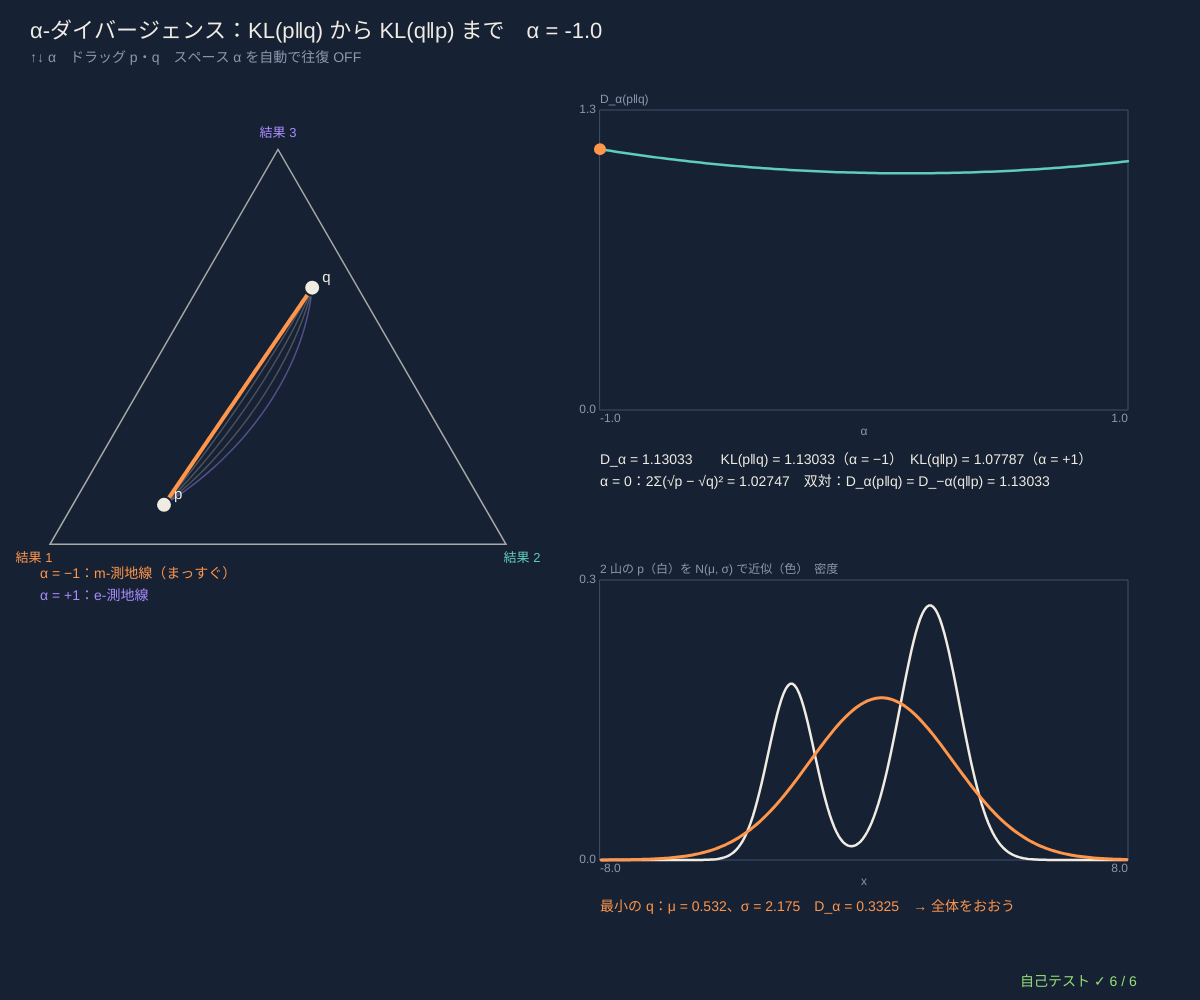
Frame 1 (no input)
Frame 60 (no input): identical to frame 1, image omitted
Frame 120 (the mouse pressed at the canvas centre since frame 60): identical to frame 1, image omitted

The p5.js sketch that drew this single still picture (run headless with seeded random() and noise() and a simulated clock; from frame 60 on, the mouse is pressed at the canvas centre):

// p5.js sketch
// ── sketch.js
// ============================================
// 11 α-ダイバージェンスの家族 ─ D_α(p‖q) = 4/(1−α²)·(1 − Σ p_i^((1−α)/2) q_i^((1+α)/2))
// α → −1 で KL(p‖q)、α → +1 で KL(q‖p)、α = 0 で 2Σ(√p − √q)²（ヘリンジャー距離の仲間、左右対称）
// α-測地線：u^((1−α)/2) の座標で混ぜて正規化。α = −1 は m-測地線、α = +1 は e-測地線、その間をなめらかに変わる
// 右下：2 山の分布 p を 1 山の正規分布 q で近似。α = −1（KL(p‖q)）は「ゼロを避ける」= 両方の山をおおう、α = +1（KL(q‖p)）は「ゼロを許す」= 片方の山だけ
// ↑↓ α / ドラッグ p・q（三角形）/ スペース α を自動で往復
// ============================================

const ALPHAS = [-1, -0.5, 0, 0.5, 1];    // ★ うすく描く α-測地線
const XN = 240, XLO = -8, XHI = 8;       // ★ 近似のための x の区切り
let alphaNow = -1, pA = [0.7, 0.2, 0.1], qA = [0.1, 0.25, 0.65], fr, grab = null, autoA = false, target = [], fit = null, fitAlpha = null, ta = 0;

function setup() { createCanvas(windowWidth, windowHeight); makeTarget(); selfTest(); layout(); }
function windowResized() { resizeCanvas(windowWidth, windowHeight); layout(); }
function layout() { let side = Math.min(width * 0.38, (height - 300) / 0.91); fr = simplexFrame(50 + side / 2, 130 + side * 0.62, side); }
function xAt(i) { return XLO + ((XHI - XLO) * (i + 0.5)) / XN; }
function makeTarget() { target = normP(Array.from({ length: XN }, (_, i) => 0.35 * gaussPdf(xAt(i), -2.2, 0.7) + 0.65 * gaussPdf(xAt(i), 2, 0.9) + 1e-12)); }   // ★ 2 山の分布
function gaussBins(m, s) { return normP(Array.from({ length: XN }, (_, i) => gaussPdf(xAt(i), m, s) + 1e-300)); }
// ★ q = N(μ, σ) の中で D_α(p‖q) が最小のものを探す：粗い格子 → 細かく（パターン探索）
function fitGauss(a) {
  let obj = (m, s) => alphaDiv(target, gaussBins(m, s), a), best = [0, 1], bv = Infinity;
  for (let i = 0; i <= 40; i++) for (let j = 0; j <= 30; j++) { let m = -4 + (8 * i) / 40, s = 0.3 + (3.7 * j) / 30, v = obj(m, s); if (v < bv) { bv = v; best = [m, s]; } }
  let h = 0.2;
  while (h > 1e-5) {
    let moved = false;
    for (let [dm, ds] of [[h, 0], [-h, 0], [0, h], [0, -h]]) { let m = best[0] + dm, s = Math.max(0.05, best[1] + ds), v = obj(m, s); if (v < bv - 1e-15) { bv = v; best = [m, s]; moved = true; } }
    if (!moved) h /= 2;
  }
  return { m: best[0], s: best[1], v: bv };
}

function draw() {
  background(...BG);
  if (autoA) { ta += 0.006; alphaNow = Math.round(-Math.cos(ta) * 10) / 10; }
  hudTitle('α-ダイバージェンス：KL(p‖q) から KL(q‖p) まで　α = ' + fmtN(alphaNow, 1), '↑↓ α　ドラッグ p・q　スペース α を自動で往復 ' + (autoA ? 'ON' : 'OFF'));
  // ---- 左：三角形と α-測地線
  drawSimplexFrame(fr);
  for (let a of ALPHAS) { let ps = []; for (let k = 0; k <= 50; k++) ps.push(mixAlpha(pA, qA, k / 50, a)); simplexPath(fr, ps, a === -1 ? [...ORANGE, 110] : a === 1 ? [...VIOLET, 110] : [...INK, 60], 1.5); }
  let cur = []; for (let k = 0; k <= 60; k++) cur.push(mixAlpha(pA, qA, k / 60, alphaNow));
  let t = (alphaNow + 1) / 2, cc = ORANGE.map((v, i) => v * (1 - t) + VIOLET[i] * t);
  simplexPath(fr, cur, cc, 4); simplexDot(fr, pA, INK, 16, 'p'); simplexDot(fr, qA, INK, 16, 'q');
  noStroke(); textSize(14); textAlign(LEFT, BASELINE); fill(...ORANGE); text('α = −1：m-測地線（まっすぐ）', 40, fr.v[0][1] + 34); fill(...VIOLET); text('α = +1：e-測地線', 40, fr.v[0][1] + 56);
  // ---- 右上：α と D_α(p‖q)
  let rx = width * 0.5, b1 = plotBox(rx, 110, width * 0.44, height * 0.3, -1, 1, 0, 1), cv = [];
  for (let k = 0; k <= 100; k++) { let a = -1 + k / 50; cv.push([a, alphaDiv(pA, qA, a)]); }
  b1.y1 = Math.max(...cv.map((c) => c[1])) * 1.15 + 1e-6; drawAxes(b1, 'α', 'D_α(p‖q)'); plotLine(b1, cv, TEAL, 2.5);
  let dNow = alphaDiv(pA, qA, alphaNow), [ax, ay] = toScr(b1, alphaNow, dNow); noStroke(); fill(...cc); circle(ax, ay, 12);
  fill(...INK); textSize(14); textAlign(LEFT, BASELINE);
  text('D_α = ' + fmtN(dNow, 5) + '　　KL(p‖q) = ' + fmtN(divKL(pA, qA), 5) + '（α = −1）　KL(q‖p) = ' + fmtN(divKL(qA, pA), 5) + '（α = +1）', rx, b1.y + b1.h + 54);
  text('α = 0：2Σ(√p − √q)² = ' + fmtN(2 * hellingerSq(pA, qA), 5) + '　双対：D_α(p‖q) = D_−α(q‖p) = ' + fmtN(alphaDiv(qA, pA, -alphaNow), 5), rx, b1.y + b1.h + 76);
  // ---- 右下：2 山を 1 山で近似
  if (fitAlpha !== alphaNow) { fit = fitGauss(alphaNow); fitAlpha = alphaNow; }
  let dx = (XHI - XLO) / XN, q = gaussBins(fit.m, fit.s);     // 確率 ÷ 幅 = 密度で描く
  let b2 = plotBox(rx, height * 0.58, width * 0.44, height * 0.28, XLO, XHI, 0, (Math.max(...target, ...q) / dx) * 1.1);
  drawAxes(b2, 'x', '2 山の p（白）を N(μ, σ) で近似（色）　密度');
  plotLine(b2, target.map((v, i) => [xAt(i), v / dx]), INK, 2.5); plotLine(b2, q.map((v, i) => [xAt(i), v / dx]), cc, 3);
  noStroke(); fill(...cc); textSize(14); text('最小の q：μ = ' + fmtN(fit.m, 3) + '、σ = ' + fmtN(fit.s, 3) + '　D_α = ' + fmtN(fit.v, 4) + (alphaNow < -0.3 ? '　→ 全体をおおう' : alphaNow > 0.3 ? '　→ 1 つの山にしぼる' : '　→ 中間'), rx, b2.y + b2.h + 54);
  drawSelfTest(width - 180, height - 14);
}
function mousePressed() { grab = null; for (let [nm, P] of [['p', pA], ['q', qA]]) { let [x, y] = baryToXY(fr, P); if (dist(mouseX, mouseY, x, y) < 22) grab = nm; } }
function mouseDragged() { if (grab === 'p') pA = clampSimplex(xyToBary(fr, mouseX, mouseY), 0.003); if (grab === 'q') qA = clampSimplex(xyToBary(fr, mouseX, mouseY), 0.003); }
function mouseReleased() { grab = null; }
function keyPressed() {
  if (key === UP_ARROW) { autoA = false; alphaNow = clampv(Math.round((alphaNow + 0.1) * 10) / 10, -1, 1); }
  if (key === DOWN_ARROW) { autoA = false; alphaNow = clampv(Math.round((alphaNow - 0.1) * 10) / 10, -1, 1); }
  if (key === ' ') { autoA = !autoA; ta = Math.acos(clampv(-alphaNow, -1, 1)); }
  return false;
}

// ---- 自己テスト
function selfTest() {
  selfTestResults = [];
  seedRng(111); let okLim = true, okH = true, okDual = true, okPos = true;
  for (let k = 0; k < 100; k++) {
    let p = rndDist(4, 0.01), q = rndDist(4, 0.01), e = 1e-6;
    if (Math.abs(alphaDiv(p, q, -1 + e) - divKL(p, q)) > 1e-4 * (1 + divKL(p, q)) || Math.abs(alphaDiv(p, q, 1 - e) - divKL(q, p)) > 1e-4 * (1 + divKL(q, p))) okLim = false;
    if (Math.abs(alphaDiv(p, q, 0) - 2 * hellingerSq(p, q)) > 1e-12) okH = false;
    for (let a of [-0.7, 0.3, 0.9]) { if (Math.abs(alphaDiv(p, q, a) - alphaDiv(q, p, -a)) > 1e-12) okDual = false; if (!(alphaDiv(p, q, a) > 0) || alphaDiv(p, p, a) > 1e-12) okPos = false; }
  }
  check('α → −1 で KL(p‖q)、α → +1 で KL(q‖p)（α = ±(1 − 10⁻⁶)、100 組、相対誤差 1e-4）', okLim);
  check('α = 0 は 2Σ(√p − √q)²（誤差 1e-12）', okH);
  check('双対 D_α(p‖q) = D_−α(q‖p)、D_α ≥ 0 で p = q のときだけ 0', okDual && okPos);
  let p = [0.6, 0.3, 0.1], q = [0.1, 0.2, 0.7], okG = true;
  for (let t of [0.25, 0.5, 0.8]) { let a = mixAlpha(p, q, t, -1), b = mixM(p, q, t), c = mixAlpha(p, q, t, 1), d = mixE(p, q, t); if (a.some((v, i) => Math.abs(v - b[i]) > 1e-12) || c.some((v, i) => Math.abs(v - d[i]) > 1e-12)) okG = false; }
  let near = mixAlpha(p, q, 0.5, 1 - 1e-7), e5 = mixE(p, q, 0.5);
  check('α-測地線：α = −1 は m-測地線、α = +1 は e-測地線、α → 1 で e に近づく', okG && near.every((v, i) => Math.abs(v - e5[i]) < 1e-6));
  let mom = (d) => { let m = d.reduce((s, v, i) => s + v * xAt(i), 0); return [m, Math.sqrt(d.reduce((s, v, i) => s + v * (xAt(i) - m) ** 2, 0))]; };
  let fm = fitGauss(-1), [mu, sd] = mom(target), [qm, qs] = mom(gaussBins(fm.m, fm.s));
  check('KL(p‖q) 最小の正規分布は p と平均・標準偏差が同じ（モーメント合わせ：' + fmtN(qm, 3) + ', ' + fmtN(qs, 3) + '、誤差 1e-3）', Math.abs(qm - mu) < 1e-3 && Math.abs(qs - sd) < 1e-3);
  let fz = fitGauss(1);
  check('KL(q‖p) 最小は片方の山へ（σ = ' + fmtN(fz.s, 2) + ' ＜ ' + fmtN(fm.s, 2) + '、μ = ' + fmtN(fz.m, 2) + ' は大きい山の近く）', fz.s < 0.6 * fm.s && Math.abs(fz.m - 2) < 0.4);
  reportSelfTest();
}

// ---------- やってみよう ----------
// 1. α を −1 から +1 まで動かして、右下の近似がどこで「両方おおう」から「片方」に切りかわるか探そう
// 2. 2 つの山の重み（0.35 と 0.65）を同じにすると、α = +1 の近似はどちらの山を選ぶ？
// 3. 三角形で p を辺の近くに置くと、α によって測地線の形はどれくらいちがう？
// 4. 機械学習の「変分推論」は KL(q‖p) を、「最尤推定」は KL(p‖q) を小さくする。どちらが 1 つの山にしぼる？
// 5. α = 3 など範囲の外も式では計算できる。どんな近似になる？（ALPHAS と ↑↓ の範囲を変えて）

// ==================================================
// ここから下は「情報幾何の道具」（中身は読まなくても OK。消さないでね）
// ==================================================
// ---- 色と小さな道具（等高線地図の色）
const BG = [22, 33, 52];                // 背景（深いスレートブルー）
const INK = [240, 236, 226];            // 文字（紙の白）
const ORANGE = [255, 150, 75], VIOLET = [170, 140, 255], TEAL = [95, 205, 190], ROSE = [255, 110, 125], LIME = [150, 225, 120], SAND = [235, 210, 150];
const DIMC = [140, 152, 175], PANEL = [32, 46, 70], WIRE = [62, 80, 110];
const OUTC = [[255, 150, 75], [95, 205, 190], [170, 140, 255], [235, 210, 150], [255, 110, 125], [150, 225, 120], [120, 175, 255], [230, 140, 210]];   // 結果ごとの色
function clampv(v, a, b) { return v < a ? a : v > b ? b : v !== v ? a : v; }     // NaN なら a に戻す
function fmtN(v, d) { if (typeof v !== 'number' || v !== v) return '?'; if (!isFinite(v)) return v > 0 ? '∞' : '−∞'; return v.toFixed(d === undefined ? 2 : d); }
function fmtP(p, d) { return '(' + p.map((v) => fmtN(v, d === undefined ? 2 : d)).join(', ') + ')'; }
function hudTitle(t, sub) {              // 左上のタイトルと操作の説明
  noStroke(); fill(...INK); textSize(22); textAlign(LEFT, BASELINE); text(t, 30, 38);
  fill(...DIMC); textSize(14); textLeading(19); text(sub, 30, 62);
}
function inRect(x, y, r) { return x >= r.x && x <= r.x + r.w && y >= r.y && y <= r.y + r.h; }
function drawField(f) { if (f) image(f.img, f.x, f.y, f.w, f.h); }   // 等高線の地図（画像）を描く
function freeField(f) { if (f && f.img) f.img.remove(); }
// ---- 種つきの乱数（同じ種なら毎回同じ列 → 実験をくり返せる）
let rngState = 1;
function seedRng(s) { rngState = (s >>> 0) || 1; }
function rnd() {                       // 0〜1 の一様乱数（mulberry32）
  rngState = (rngState + 0x6d2b79f5) >>> 0;
  let t = rngState;
  t = Math.imul(t ^ (t >>> 15), t | 1);
  t ^= t + Math.imul(t ^ (t >>> 7), t | 61);
  return ((t ^ (t >>> 14)) >>> 0) / 4294967296;
}
function gaussRnd() { let u = 1 - rnd(), v = rnd(); return Math.sqrt(-2 * Math.log(u)) * Math.cos(2 * Math.PI * v); }   // 標準正規分布（ボックス-ミュラー法）
function rndDist(k, floor) {            // でたらめな確率分布（k 個、どれも floor 以上）
  let p = []; for (let i = 0; i < k; i++) p.push(-Math.log(1 - rnd()) + 1e-9);
  return mixFloor(normP(p), floor || 0);
}
function sampleIndex(p) { let u = rnd(), c = 0; for (let i = 0; i < p.length; i++) { c += p[i]; if (u < c) return i; } return p.length - 1; }
// ---- 情報の道具：確率分布 p = [p1, p2, ...]（合計 1）。log(0) は 0·log 0 = 0 として扱う
const TINY = 1e-300;
function normP(p) { let s = 0; for (let v of p) s += Math.max(0, v); if (!(s > 0)) return p.map(() => 1 / p.length); return p.map((v) => Math.max(0, v) / s); }
function mixFloor(p, f) { if (!f) return p; return normP(p.map((v) => Math.max(v, f))); }   // どの確率も f 以上に（0 を避ける）
function safeLog(v) { return Math.log(Math.max(v, TINY)); }
function entropyH(p) { let h = 0; for (let v of p) if (v > 0) h -= v * Math.log(v); return h; }           // エントロピー（ナット）
function divKL(p, q) {                  // KL ダイバージェンス D(p‖q)（ナット）。q が 0 で p > 0 なら ∞
  let d = 0;
  for (let i = 0; i < p.length; i++) { if (p[i] <= 0) continue; if (q[i] <= 0) return Infinity; d += p[i] * Math.log(p[i] / q[i]); }
  return Math.max(0, d);
}
function crossH(p, q) { let h = 0; for (let i = 0; i < p.length; i++) if (p[i] > 0) h -= p[i] * safeLog(q[i]); return h; }  // 交差エントロピー
function bhatta(p, q) { let s = 0; for (let i = 0; i < p.length; i++) s += Math.sqrt(Math.max(0, p[i] * q[i])); return Math.min(1, s); }
function fisherRao(p, q) { return 2 * Math.acos(clampv(bhatta(p, q), -1, 1)); }                          // フィッシャー-ラオ距離 = 球の大円の長さ
function hellingerSq(p, q) { let s = 0; for (let i = 0; i < p.length; i++) { let d = Math.sqrt(p[i]) - Math.sqrt(q[i]); s += d * d; } return s; }   // Σ(√p − √q)²
function tvDist(p, q) { let s = 0; for (let i = 0; i < p.length; i++) s += Math.abs(p[i] - q[i]); return s / 2; }
function alphaDiv(p, q, a) {            // α-ダイバージェンス（甘利の流儀）。α → −1 で D(p‖q)、α → +1 で D(q‖p)
  if (Math.abs(a + 1) < 1e-12) return divKL(p, q);
  if (Math.abs(a - 1) < 1e-12) return divKL(q, p);
  let s = 0, ea = (1 - a) / 2, eb = (1 + a) / 2;
  for (let i = 0; i < p.length; i++) s += Math.pow(Math.max(p[i], 0), ea) * Math.pow(Math.max(q[i], 0), eb);
  return Math.max(0, (4 / (1 - a * a)) * (1 - s));
}
function mixM(p, q, t) { return p.map((v, i) => (1 - t) * v + t * q[i]); }                       // m-測地線：確率をそのまま混ぜる
function mixE(p, q, t) { return normP(p.map((v, i) => Math.exp((1 - t) * safeLog(v) + t * safeLog(q[i])))); }   // e-測地線：対数で混ぜて正規化
function mixAlpha(p, q, t, a) {         // α-測地線：u^((1−α)/2) で混ぜて正規化（α = −1 は m、α = +1 は e）
  if (Math.abs(a - 1) < 1e-9) return mixE(p, q, t);
  let ex = (1 - a) / 2;
  return normP(p.map((v, i) => Math.pow((1 - t) * Math.pow(v, ex) + t * Math.pow(q[i], ex), 1 / ex)));
}
function bitsOf(nat) { return nat / Math.LN2; }
// ---- 確率の三角形（3 つの結果）：頂点 1 = 左下、2 = 右下、3 = 上。点 = 確率で重みをつけた頂点の平均（重心座標）
function simplexFrame(cx, cy, side) {
  let h = (side * Math.sqrt(3)) / 2;
  return { cx, cy, side, v: [[cx - side / 2, cy + h / 3], [cx + side / 2, cy + h / 3], [cx, cy - (2 * h) / 3]] };
}
function baryToXY(fr, p) { let x = 0, y = 0; for (let i = 0; i < 3; i++) { x += p[i] * fr.v[i][0]; y += p[i] * fr.v[i][1]; } return [x, y]; }
function xyToBary(fr, x, y) {           // 画面の点 → (p1, p2, p3)（三角形の外なら一番近い所へ寄せる）
  let [a, b, c] = fr.v, det = (b[1] - c[1]) * (a[0] - c[0]) + (c[0] - b[0]) * (a[1] - c[1]);
  let l1 = ((b[1] - c[1]) * (x - c[0]) + (c[0] - b[0]) * (y - c[1])) / det;
  let l2 = ((c[1] - a[1]) * (x - c[0]) + (a[0] - c[0]) * (y - c[1])) / det;
  return [l1, l2, 1 - l1 - l2];
}
function clampSimplex(p, f) { return mixFloor(normP(p), f === undefined ? 0.002 : f); }
function drawSimplexFrame(fr, names) {  // 三角形のふちと頂点の名前
  noFill(); stroke(...INK, 170); strokeWeight(1.5);
  triangle(fr.v[0][0], fr.v[0][1], fr.v[1][0], fr.v[1][1], fr.v[2][0], fr.v[2][1]);
  noStroke(); textSize(13); textAlign(CENTER, CENTER);
  let off = [[-16, 14], [16, 14], [0, -16]];
  for (let i = 0; i < 3; i++) { fill(...OUTC[i]); text(names ? names[i] : '結果 ' + (i + 1), fr.v[i][0] + off[i][0], fr.v[i][1] + off[i][1]); }
}
function simplexPath(fr, ps, col, w) {  // 分布の列を三角形の上の折れ線に（空なら何もしない）
  if (!ps || ps.length < 2) return;
  noFill(); stroke(...col); strokeWeight(w || 2.5); beginShape();
  for (let p of ps) { let [x, y] = baryToXY(fr, p); vertex(x, y); }
  endShape(); noStroke();
}
function simplexDot(fr, p, col, r, name) {
  let [x, y] = baryToXY(fr, p);
  stroke(...BG); strokeWeight(2); fill(...col); circle(x, y, r || 14);
  if (name) { noStroke(); fill(...col); textSize(15); textAlign(LEFT, CENTER); text(name, x + 10, y - 10); }
}
// ★ 等高線の地図：三角形の中の各点で fn(p) を計算し、levels の間隔で色の帯と線を描いた画像を作る（半分の解像度）
function simplexField(fr, fn, opt) {
  opt = opt || {};
  let pad = 4, x0 = Math.min(fr.v[0][0], fr.v[2][0]) - pad, y0 = fr.v[2][1] - pad, w = fr.side + 2 * pad, h = fr.v[0][1] - fr.v[2][1] + 2 * pad;
  let res = opt.res || 2, gw = Math.ceil(w / res), gh = Math.ceil(h / res);
  let g = createGraphics(gw, gh); g.pixelDensity(1); g.loadPixels();
  let vals = new Float64Array(gw * gh).fill(NaN), lv = opt.level || 0.1, vmax = opt.vmax || 1, c0 = opt.c0 || [40, 60, 95], c1 = opt.c1 || ORANGE;
  for (let j = 0; j < gh; j++) for (let i = 0; i < gw; i++) {
    let b = xyToBary(fr, x0 + (i + 0.5) * res, y0 + (j + 0.5) * res);
    if (b[0] < 0 || b[1] < 0 || b[2] < 0) continue;
    vals[j * gw + i] = fn(b.map((v) => Math.max(v, 1e-12)));
  }
  for (let j = 0; j < gh; j++) for (let i = 0; i < gw; i++) {
    let k = j * gw + i, v = vals[k], o = 4 * k;
    if (v !== v) { g.pixels[o + 3] = 0; continue; }
    let band = Math.floor(Math.min(v, vmax * 4) / lv), t = clampv(v / vmax, 0, 1), sh = band % 2 ? 0.9 : 1;
    let edge = false, cap = opt.cap || Infinity;   // cap より大きい所には線を描かない（線が混みすぎるので）
    if (v < cap && i + 1 < gw && vals[k + 1] === vals[k + 1] && Math.floor(Math.min(vals[k + 1], vmax * 4) / lv) !== band) edge = true;
    if (v < cap && j + 1 < gh && vals[k + gw] === vals[k + gw] && Math.floor(Math.min(vals[k + gw], vmax * 4) / lv) !== band) edge = true;
    for (let c = 0; c < 3; c++) g.pixels[o + c] = edge ? 245 : (c0[c] + (c1[c] - c0[c]) * t) * sh;
    g.pixels[o + 3] = edge ? 200 : 255;
  }
  g.updatePixels();
  return { img: g, x: x0, y: y0, w: gw * res, h: gh * res };
}
// ---- 正規分布 N(μ, σ) の道具。フィッシャー計量 ds² = (dμ² + 2dσ²) / σ²
function gaussPdf(x, m, s) { return Math.exp(-((x - m) * (x - m)) / (2 * s * s)) / (s * Math.sqrt(2 * Math.PI)); }
function gaussFR(m1, s1, m2, s2) {      // フィッシャー-ラオ距離（閉じた式）
  let a = ((m1 - m2) * (m1 - m2)) / 2 + (s1 - s2) * (s1 - s2);
  return Math.SQRT2 * Math.acosh(1 + a / (2 * s1 * s2));
}
function gaussKL(m1, s1, m2, s2) { return Math.log(s2 / s1) + (s1 * s1 + (m1 - m2) * (m1 - m2)) / (2 * s2 * s2) - 0.5; }   // D(N1‖N2)
// ★ 測地線：u = μ/√2 と置くと (u, σ) では半円（中心は σ = 0 の上）→ (μ, σ) では横に √2 倍の半楕円
function gaussGeodesic(m1, s1, m2, s2, n) {
  let u1 = m1 / Math.SQRT2, u2 = m2 / Math.SQRT2, out = [];
  if (Math.abs(u1 - u2) < 1e-9 * (1 + Math.abs(u1))) { for (let k = 0; k <= n; k++) out.push([m1, s1 * Math.pow(s2 / s1, k / n)]); return out; }
  let c = (u2 * u2 + s2 * s2 - u1 * u1 - s1 * s1) / (2 * (u2 - u1)), rr = Math.hypot(u1 - c, s1);
  let t1 = Math.atan2(s1, u1 - c), t2 = Math.atan2(s2, u2 - c);
  for (let k = 0; k <= n; k++) { let t = t1 + ((t2 - t1) * k) / n; out.push([(c + rr * Math.cos(t)) * Math.SQRT2, rr * Math.sin(t)]); }
  return out;
}
function metricLength(path) {           // 折れ線の長さをフィッシャー計量で（区間の真ん中の σ を使う）
  let L = 0;
  for (let k = 1; k < path.length; k++) {
    let dm = path[k][0] - path[k - 1][0], ds = path[k][1] - path[k - 1][1], sm = (path[k][1] + path[k - 1][1]) / 2;
    L += Math.sqrt(dm * dm + 2 * ds * ds) / sm;
  }
  return L;
}
// 測地線の方程式（クリストッフェル記号から）：μ'' = 2μ'σ'/σ、σ'' = −μ'²/(2σ) + σ'²/σ を RK4 で解く
function geodesicRK4(m, s, vm, vs, T, n) {
  let st = [m, s, vm, vs], h = T / n, out = [[m, s]];
  let fd = (y) => [y[2], y[3], (2 * y[2] * y[3]) / y[1], (-y[2] * y[2]) / (2 * y[1]) + (y[3] * y[3]) / y[1]];
  for (let k = 0; k < n; k++) {
    let k1 = fd(st), k2 = fd(st.map((v, i) => v + (h / 2) * k1[i])), k3 = fd(st.map((v, i) => v + (h / 2) * k2[i])), k4 = fd(st.map((v, i) => v + h * k3[i]));
    st = st.map((v, i) => v + (h / 6) * (k1[i] + 2 * k2[i] + 2 * k3[i] + k4[i]));
    if (!(st[1] > 1e-6)) st[1] = 1e-6;
    out.push([st[0], st[1]]);
  }
  return out;
}
// ---- 2 次元の図の枠（データ座標 ↔ 画面）
function plotBox(x, y, w, h, x0, x1, y0, y1) { return { x, y, w, h, x0, x1, y0, y1 }; }
function toScr(b, u, v) { return [b.x + ((u - b.x0) / (b.x1 - b.x0)) * b.w, b.y + b.h - ((v - b.y0) / (b.y1 - b.y0)) * b.h]; }
function fromScr(b, sx, sy) { return [b.x0 + ((sx - b.x) / b.w) * (b.x1 - b.x0), b.y0 + ((b.y + b.h - sy) / b.h) * (b.y1 - b.y0)]; }
function drawAxes(b, xl, yl) {
  noFill(); stroke(...WIRE); strokeWeight(1); rect(b.x, b.y, b.w, b.h);
  noStroke(); fill(...DIMC); textSize(12); textAlign(CENTER, TOP); text(xl, b.x + b.w / 2, b.y + b.h + 16);
  textAlign(LEFT, TOP); text(fmtN(b.x0, 1), b.x, b.y + b.h + 3); textAlign(RIGHT, TOP); text(fmtN(b.x1, 1), b.x + b.w, b.y + b.h + 3);
  textAlign(RIGHT, CENTER); text(fmtN(b.y0, 1), b.x - 4, b.y + b.h); text(fmtN(b.y1, 1), b.x - 4, b.y); textAlign(LEFT, BOTTOM); text(yl, b.x, b.y - 4);
}
function plotLine(b, pts, col, w) {      // データ座標の点列を折れ線に（枠の外の部分は枠のふちで切る）
  if (!pts || pts.length < 2) return;
  noFill(); stroke(...col); strokeWeight(w || 2);
  let run = [], x0 = b.x - 1, x1 = b.x + b.w + 1, y0 = b.y - 1, y1 = b.y + b.h + 1;
  let flush = () => { if (run.length >= 2) { beginShape(); for (let q of run) vertex(q[0], q[1]); endShape(); } run = []; };
  let clip = (a, c) => {                 // 線分 a→c の枠の中の部分 [t0, t1]（リャン-バースキー法）。なければ null
    let t0 = 0, t1 = 1, dx = c[0] - a[0], dy = c[1] - a[1];
    for (let [p, q] of [[-dx, a[0] - x0], [dx, x1 - a[0]], [-dy, a[1] - y0], [dy, y1 - a[1]]]) {
      if (p === 0) { if (q < 0) return null; continue; }
      let r = q / p; if (p < 0) t0 = Math.max(t0, r); else t1 = Math.min(t1, r);
    }
    return t0 <= t1 ? [t0, t1] : null;
  };
  let prev = null;
  for (let p of pts) {
    let s = toScr(b, p[0], p[1]);
    if (!(s[0] === s[0] && s[1] === s[1] && isFinite(s[0]) && isFinite(s[1]))) { flush(); prev = null; continue; }
    if (prev) {
      let c = clip(prev, s);
      if (!c) flush();
      else {
        let A = [prev[0] + c[0] * (s[0] - prev[0]), prev[1] + c[0] * (s[1] - prev[1])], B = [prev[0] + c[1] * (s[0] - prev[0]), prev[1] + c[1] * (s[1] - prev[1])];
        if (c[0] > 0) { flush(); run.push(A); } else if (!run.length) run.push(A);
        run.push(B);
        if (c[1] < 1) flush();
      }
    }
    prev = s;
  }
  flush(); noStroke();                  // あとの文字にふちがつかないように
}
function gridField(b, fn, opt) {        // 長方形の上の等高線の地図（fn(u, v)）
  opt = opt || {};
  let res = opt.res || 3, gw = Math.ceil(b.w / res), gh = Math.ceil(b.h / res), g = createGraphics(gw, gh); g.pixelDensity(1); g.loadPixels();
  let vals = new Float64Array(gw * gh), lv = opt.level || 0.1, vmin = opt.vmin || 0, vmax = opt.vmax || 1, c0 = opt.c0 || [40, 60, 95], c1 = opt.c1 || ORANGE;
  for (let j = 0; j < gh; j++) for (let i = 0; i < gw; i++) { let [u, v] = fromScr(b, b.x + (i + 0.5) * res, b.y + (j + 0.5) * res); vals[j * gw + i] = fn(u, v); }
  let bandOf = (v) => Math.floor(clampv((v - vmin) / lv, -1e6, 1e6));
  for (let j = 0; j < gh; j++) for (let i = 0; i < gw; i++) {
    let k = j * gw + i, v = vals[k], o = 4 * k, band = bandOf(v), t = clampv((v - vmin) / (vmax - vmin), 0, 1), sh = band % 2 ? 0.9 : 1;
    let edge = v < (opt.cap || Infinity) && ((i + 1 < gw && bandOf(vals[k + 1]) !== band) || (j + 1 < gh && bandOf(vals[k + gw]) !== band));
    for (let c = 0; c < 3; c++) g.pixels[o + c] = edge ? 235 : (c0[c] + (c1[c] - c0[c]) * t) * sh;
    g.pixels[o + 3] = edge ? 170 : 255;
  }
  g.updatePixels();
  return { img: g, x: b.x, y: b.y, w: b.w, h: b.h };
}
// ---- 自己テストの道具
let selfTestResults = [];
function check(name, cond) { selfTestResults.push({ name, ok: !!cond }); }
function reportSelfTest() { for (let r of selfTestResults) (r.ok ? console.log : console.error)((r.ok ? '✓ ' : '✗ ') + r.name); }
function selfTestOk() { return selfTestResults.every((r) => r.ok); }
function selfTestLine() { let n = selfTestResults.filter((r) => r.ok).length; return '自己テスト ' + (n === selfTestResults.length ? '✓ ' : '✗ ') + n + ' / ' + selfTestResults.length; }
function drawSelfTest(x, y) { noStroke(); fill(...(selfTestOk() ? LIME : ROSE)); textSize(14); textAlign(LEFT, BASELINE); text(selfTestLine(), x, y); }
